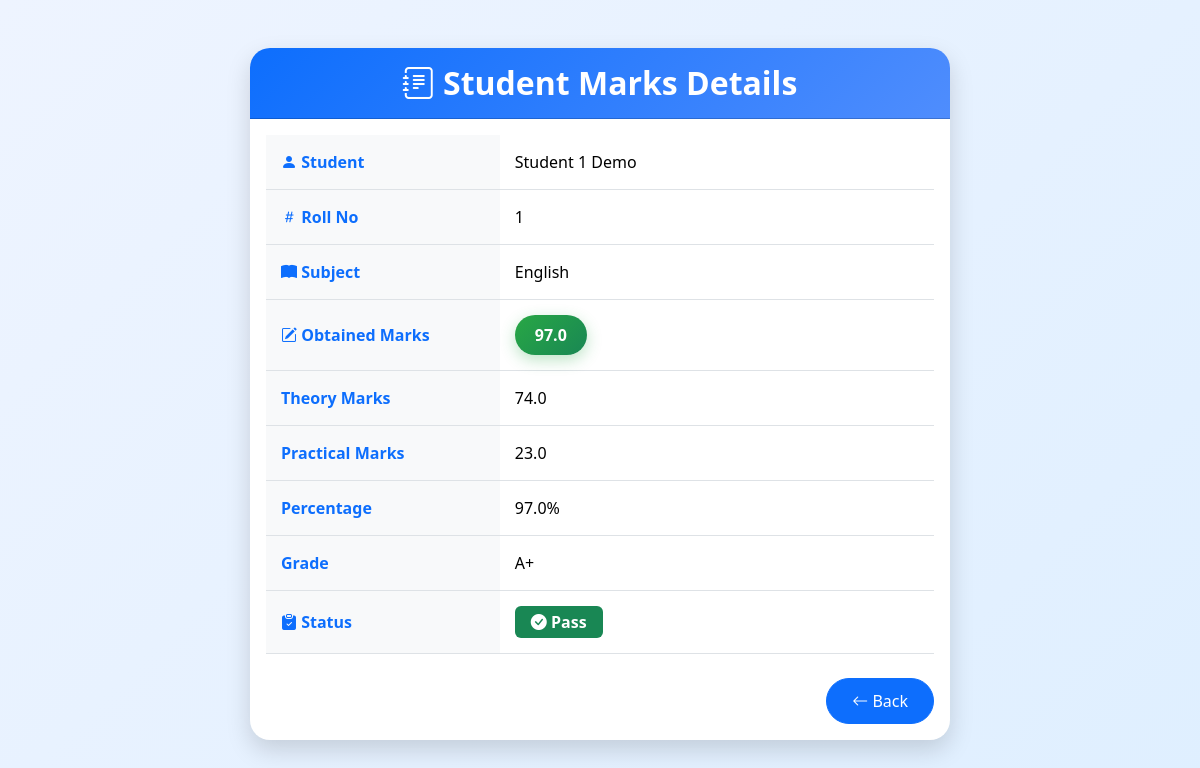
The app's page /teacher/view_mark/5/ (signed in) with its own data.
### result/models.py (models this page shows, shortened)
class Marks(models.Model):
    student = models.ForeignKey(
        Student,
        on_delete=models.CASCADE,
        related_name='marks'
    )
    subject = models.ForeignKey(
        Subject,
        on_delete=models.CASCADE
    )
    theory_obtained = models.FloatField(
        validators=[MinValueValidator(0.0)]
    )
    practical_obtained = models.FloatField(
        validators=[MinValueValidator(0.0)]
    )
    marks_obtained = models.FloatField(
        default=0,
        validators=[MinValueValidator(0.0)]
    )
    percentage = models.FloatField(default=0)
    grade = models.CharField(max_length=5, blank=True)
    is_pass = models.BooleanField(default=False)
    class Meta:
        unique_together = ['student', 'subject']

class Student(models.Model):
    GENDER_CHOICES = [
        ('Male', 'Male'),
        ('Female', 'Female'),
        ('Other', 'Other'),
    ]
    student_id = models.CharField(
        max_length=20,
        unique=True,
        default=generate_student_id,
        editable=False
    )
    roll_number = models.PositiveIntegerField()
    first_name = models.CharField(max_length=50)
    last_name = models.CharField(max_length=50)
    email = models.EmailField(unique=True)
    phone = models.CharField(max_length=15, validators=[MinLengthValidator(10)])
    gender = models.CharField(max_length=10, choices=GENDER_CHOICES)
    date_of_birth = models.DateField(null=True)
    address = models.TextField()
    parent_name = models.CharField(max_length=100, blank=True)
    parent_phone = models.CharField(max_length=15, validators=[MinLengthValidator(10)])
    parent_email = models.EmailField(blank=True)
    class_name = models.ForeignKey(
        'Class',
        on_delete=models.CASCADE,
        related_name='students'
    )
    user = models.OneToOneField(CustomUser, on_delete=models.CASCADE, null=True, blank=True, related_name='student_profile')
    must_change_password = models.BooleanField(default=True)
    class Meta:
        unique_together = ['roll_number', 'class_name']
        ordering = ['class_name', 'roll_number']

class Subject(models.Model):
    class_name = models.ForeignKey(
        Class, on_delete=models.CASCADE, related_name='subjects'
    )
    name = models.CharField(max_length=100)
    subject_code = models.CharField(max_length=20,unique=True, blank=True)
    full_marks = models.PositiveIntegerField(default=100)
    theory_marks = models.PositiveIntegerField(default=60)
    practical_marks = models.PositiveIntegerField(default=40)
    pass_marks = models.PositiveIntegerField(default=40)
    theory_pass_marks = models.PositiveIntegerField(default=24)
    practical_pass_marks = models.PositiveIntegerField(default=15)
    class Meta:
        ordering = ['name']

### result/views.py (the view)
# urls.py: path('teacher/view_mark/<int:mark_id>/', views.view_mark, name='teacher_view_mark'),
@teacher_required
def view_mark(request, mark_id):
    teacher = request.user.teacher
    mark = get_object_or_404(Marks, id=mark_id)
    is_authorized = TeacherAssignment.objects.filter(teacher=teacher, subject_name=mark.subject).exists()
    if not is_authorized:
        messages.error(request, "Unauthorized.")
        return redirect('result:teacher_dashboard')
    return render(request, 'teacher/view_mark.html', {'mark': mark})

### result/templates/teacher/view_mark.html (shortened to what this page needs)
<!DOCTYPE html>
<html lang="en">
<head>
    <link href="https://cdn.jsdelivr.net/npm/bootstrap@5.3.3/dist/css/bootstrap.min.css" rel="stylesheet">
    <link rel="stylesheet" href="https://cdn.jsdelivr.net/npm/bootstrap-icons@1.11.3/font/bootstrap-icons.min.css">
</head>
<body>
<div class="container py-5">
    <div class="card mx-auto" style="max-width:700px;">
        <div class="card-header text-white text-center py-3">
            <h2 class="mb-0">
                <i class="bi bi-journal-text"></i>
                Student Marks Details
            </h2>
        </div>
        <div class="card-body">
            <table class="table table-hover align-middle">
                <tbody>
                <tr>
                    <th><i class="bi bi-person-fill"></i> Student</th>
                    <td>{{ mark.student.first_name }} {{ mark.student.last_name }}</td>
                </tr>
                <tr>
                    <th><i class="bi bi-hash"></i> Roll No</th>
                    <td>{{ mark.student.roll_number }}</td>
                </tr>
                <tr>
                    <th><i class="bi bi-book-fill"></i> Subject</th>
                    <td>{{ mark.subject.name }}</td>
                </tr>
                <tr>
                    <th><i class="bi bi-pencil-square"></i> Obtained Marks</th>
                    <td>
                        <span class="marks-badge">
                            {{ mark.marks_obtained }}
                        </span>
                    </td>
                </tr>
                <tr>
                    <th>Theory Marks</th>
                    <td>{{ mark.theory_obtained }}</td>
                </tr>
                <tr>
                    <th>Practical Marks</th>
                    <td>{{ mark.practical_obtained }}</td>
                </tr>
                <tr>
                    <th>Percentage</th>
                    <td>{{ mark.percentage }}%</td>
                </tr>
                <tr>
                    <th>Grade</th>
                    <td>{{ mark.grade }}</td>
                </tr>
                <tr>
                    <th><i class="bi bi-clipboard-check-fill"></i> Status</th>
                    <td>
                        {% if mark.is_pass %}
                            <span class="badge bg-success fs-6 px-3 py-2">
                                <i class="bi bi-check-circle-fill"></i> Pass
                            </span>
                        {% else %}
                            <span class="badge bg-danger fs-6 px-3 py-2">
                                <i class="bi bi-x-circle-fill"></i> Fail
                            </span>
                        {% endif %}
                    </td>
                </tr>
                </tbody>
            </table>
            <div class="text-end mt-4">
                <a href="{% url 'result:teacher_dashboard' %}" class="btn btn-primary btn-back">
                    <i class="bi bi-arrow-left"></i> Back
                </a>
            </div>
        </div>
    </div>
</div>
</body>
</html>

### result/templates/teacher/view_mark.html (style rules this page uses)
body { background: linear-gradient(135deg,#eef4ff,#dfefff); font-family: 'Segoe UI', sans-serif; }
.card { border: none; border-radius: 20px; overflow: hidden; box-shadow: 0 10px 25px rgba(0,0,0,.15); animation: fadeIn .5s ease-in-out; }
.card-header { background: linear-gradient(135deg,#0d6efd,#4f8dfd); }
.card-header h2 { font-weight: bold; }
.table th { width: 35%; background: #f8f9fa; color: #0d6efd; font-weight: 600; padding: 15px; }
.table td { padding: 15px; vertical-align: middle; }
.marks-badge { display: inline-block; background: linear-gradient(135deg,#28a745,#198754); color: white; padding: 8px 20px; border-radius: 30px; font-weight: bold; font-size: 16px; box-shadow: 0 5px 15px rgba(40,167,69,.3); }
.btn-back { border-radius: 30px; padding: 10px 25px; transition: .3s; }

### records on screen
Marks: student.first_name "Student 1", student.last_name "Demo", student.roll_number "1", subject.name "English", marks_obtained "97.0", theory_obtained "74.0", practical_obtained "23.0", percentage "97.0", grade "A+"
